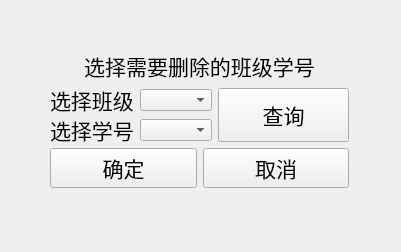
<?xml version="1.0" encoding="UTF-8"?>
<ui version="4.0">
 <class>Form_Del</class>
 <widget class="QWidget" name="Form_Del">
  <property name="geometry">
   <rect>
    <x>0</x>
    <y>0</y>
    <width>401</width>
    <height>252</height>
   </rect>
  </property>
  <property name="windowTitle">
   <string>Form</string>
  </property>
  <widget class="QWidget" name="">
   <property name="geometry">
    <rect>
     <x>50</x>
     <y>50</y>
     <width>299</width>
     <height>138</height>
    </rect>
   </property>
   <layout class="QVBoxLayout" name="verticalLayout_2">
    <item>
     <widget class="QLabel" name="lab_delTest">
      <property name="font">
       <font>
        <pointsize>16</pointsize>
       </font>
      </property>
      <property name="layoutDirection">
       <enum>Qt::LeftToRight</enum>
      </property>
      <property name="text">
       <string>选择需要删除的班级学号</string>
      </property>
      <property name="alignment">
       <set>Qt::AlignCenter</set>
      </property>
     </widget>
    </item>
    <item>
     <layout class="QHBoxLayout" name="horizontalLayout_4">
      <item>
       <layout class="QVBoxLayout" name="verticalLayout">
        <item>
         <layout class="QHBoxLayout" name="horizontalLayout_2">
          <item>
           <widget class="QLabel" name="lab_selecCalss">
            <property name="font">
             <font>
              <pointsize>16</pointsize>
             </font>
            </property>
            <property name="text">
             <string>选择班级</string>
            </property>
            <property name="alignment">
             <set>Qt::AlignLeading|Qt::AlignLeft|Qt::AlignVCenter</set>
            </property>
           </widget>
          </item>
          <item>
           <widget class="QComboBox" name="comboBox_selectClass"/>
          </item>
         </layout>
        </item>
        <item>
         <layout class="QHBoxLayout" name="horizontalLayout_3">
          <item>
           <widget class="QLabel" name="lab_selecLable">
            <property name="font">
             <font>
              <pointsize>16</pointsize>
             </font>
            </property>
            <property name="text">
             <string>选择学号</string>
            </property>
            <property name="alignment">
             <set>Qt::AlignLeading|Qt::AlignLeft|Qt::AlignVCenter</set>
            </property>
           </widget>
          </item>
          <item>
           <widget class="QComboBox" name="comboBox_selectId"/>
          </item>
         </layout>
        </item>
       </layout>
      </item>
      <item>
       <widget class="QPushButton" name="btn_Refresh">
        <property name="maximumSize">
         <size>
          <width>200</width>
          <height>60</height>
         </size>
        </property>
        <property name="font">
         <font>
          <pointsize>16</pointsize>
          <weight>50</weight>
          <bold>false</bold>
         </font>
        </property>
        <property name="text">
         <string>查询</string>
        </property>
       </widget>
      </item>
     </layout>
    </item>
    <item>
     <layout class="QHBoxLayout" name="horizontalLayout">
      <item>
       <widget class="QPushButton" name="btn_Enter">
        <property name="maximumSize">
         <size>
          <width>200</width>
          <height>60</height>
         </size>
        </property>
        <property name="font">
         <font>
          <pointsize>16</pointsize>
          <weight>50</weight>
          <bold>false</bold>
         </font>
        </property>
        <property name="text">
         <string>确定</string>
        </property>
       </widget>
      </item>
      <item>
       <widget class="QPushButton" name="btn_Cancel">
        <property name="maximumSize">
         <size>
          <width>200</width>
          <height>60</height>
         </size>
        </property>
        <property name="font">
         <font>
          <pointsize>16</pointsize>
          <weight>50</weight>
          <bold>false</bold>
         </font>
        </property>
        <property name="text">
         <string>取消</string>
        </property>
       </widget>
      </item>
     </layout>
    </item>
   </layout>
  </widget>
 </widget>
 <resources/>
 <connections/>
</ui>
